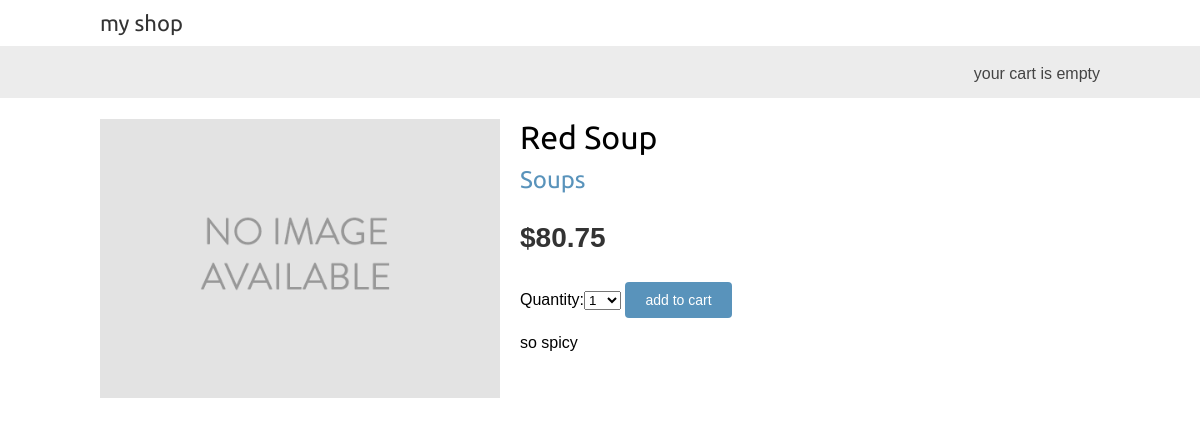
Page /3/red-soup/ on the committed database.
### shop/models.py (models this page shows, shortened)
class Product(models.Model):
    category = models.ForeignKey(Category, related_name='products', on_delete=models.CASCADE)
    name = models.CharField(max_length=200, db_index=True)
    slug = models.SlugField(max_length=200, db_index=True)
    image = models.ImageField(upload_to='products/%Y/%m/%d', blank=True)
    description = models.TextField(blank=True)
    price = models.DecimalField(max_digits=10, decimal_places=2)
    available = models.BooleanField(default=True)
    created = models.DateTimeField(auto_now_add=True)
    updated = models.DateTimeField(auto_now=True)
    class Meta:
        ordering = ('name', )
        index_together = (('id', 'slug'), )

class Category(models.Model):
    name = models.CharField(max_length=200, db_index=True)
    slug = models.SlugField(max_length=200, unique=True)
    class Meta:
        ordering = ('name',)
        verbose_name = 'category'
        verbose_name_plural = 'categories'
    def __str__(self):
        return self.name
    def get_absolute_url(self):
        return reverse('shop:product_list_by_category', args=[self.slug])

### shop/views.py (the view)
# urls.py: path('<int:id>/<slug:slug>/', views.product_detail, name='product_detail'),
def product_detail(request, id, slug):
    product = get_object_or_404(Product, id=id, slug=slug, available=True)
    cart_product_form = CartAddProductForm()
    return render(request, 'shop/product/detail.html', {'product': product, 'cart_product_form': cart_product_form})

### cart/forms.py
class CartAddProductForm(forms.Form):
    quantity = forms.TypedChoiceField(choices=PRODUCT_QUANTITY_CHOICES, coerce=int)
    update = forms.BooleanField(required=False, initial=False, widget=forms.HiddenInput)

### cart/cart.py (called while the page is built)
    def __len__(self):
        return sum(item['quantity'] for item in self.cart.values())

### cart/context_processors.py (called while the page is built)
def cart(request):
    return {'cart': Cart(request)}

### shop/templates/shop/product/detail.html (shortened to what this page needs)
{% extends 'shop/base.html' %}
{% load static %}
{% block content %}
    <div class="product-detail">
        <img src="{% if product.image %}{{ product.image.url }}{% else %}{% static 'img/no_image.png' %}{% endif %}" alt="oh no">
        <h1>{{ product.name }}</h1>
        <h2><a href="{{ product.category.get_absolute_url }}">{{ product.category }}</a></h2>
        <p class="price">${{ product.price }}</p>
        <form action="{% url 'cart:cart_add' product.id %}" method="POST">
            {{ cart_product_form }}
            <input type="submit" value="add to cart">
        </form>
        {{ product.description|linebreaks }}
    </div>
{% endblock %}

### shop/static/css/base.css (style rules this page uses)
body { margin:0; padding:0; font-family:helvetica, sans-serif; }
h1, h2, h3, h4, h5 , h6 { font-family: 'Ubuntu', sans-serif; font-weight:normal; }
a { text-decoration:none; color:#5993bb; }
a.button, input[type="submit"] { color:#fff; background:#5993bb; border-radius:4px; padding:10px 20px; font-size:14px; border:0; }
.product-detail { text-align:justify; }
.product-detail .price { color:#333; font-size:28px; font-weight:bold; }
.product-detail img { width:40%; float:left; padding:0 20px 20px 0; }
.product-detail h1 { margin-bottom:0; }
.product-detail h2 { margin-top:10px; }

### rows in the picture
Product: name "Red Soup", category "Soups", price "80.75", description "so spicy"
